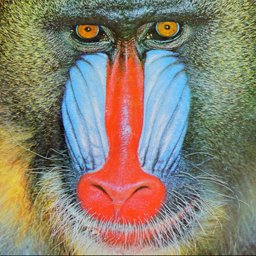
#> input picture TestImage.png, 256 x 256 px
$ python transform.py
#> lines starting #> are read from the running program, lines starting #| are printed output that depends on the picture
import cv2
import numpy as np

# Bild laden
image = cv2.imread('TestImage.png')
#> image is the input picture: shape (256, 256, 3); mean B, G, R 113.2, 128.9, 137.4

if image is not None:
    # Ursprüngliche Koordinaten des Pixels
    x, y = 100, 100

    # Neue Koordinaten nach der Verschiebung
    new_x, new_y = 120, 120

    # Verschiebungsvektor berechnen
    dx, dy = new_x - x, new_y - y

    # Matrix für die Verschiebung erstellen
    M = np.float32([[1, 0, dx], [0, 1, dy]])

    # Bild transformieren
    shifted_image = cv2.warpAffine(image, M, (image.shape[1], image.shape[0]))
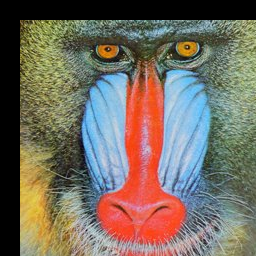
#> shifted_image: shape (256, 256, 3); mean B, G, R 97.2, 109, 117.6

    # Anzeige des verschobenen Bildes
    cv2.imshow('Shifted Image', shifted_image)
    cv2.waitKey(0)
    cv2.destroyAllWindows()
else:
    print("Fehler beim Laden des Bildes.")
